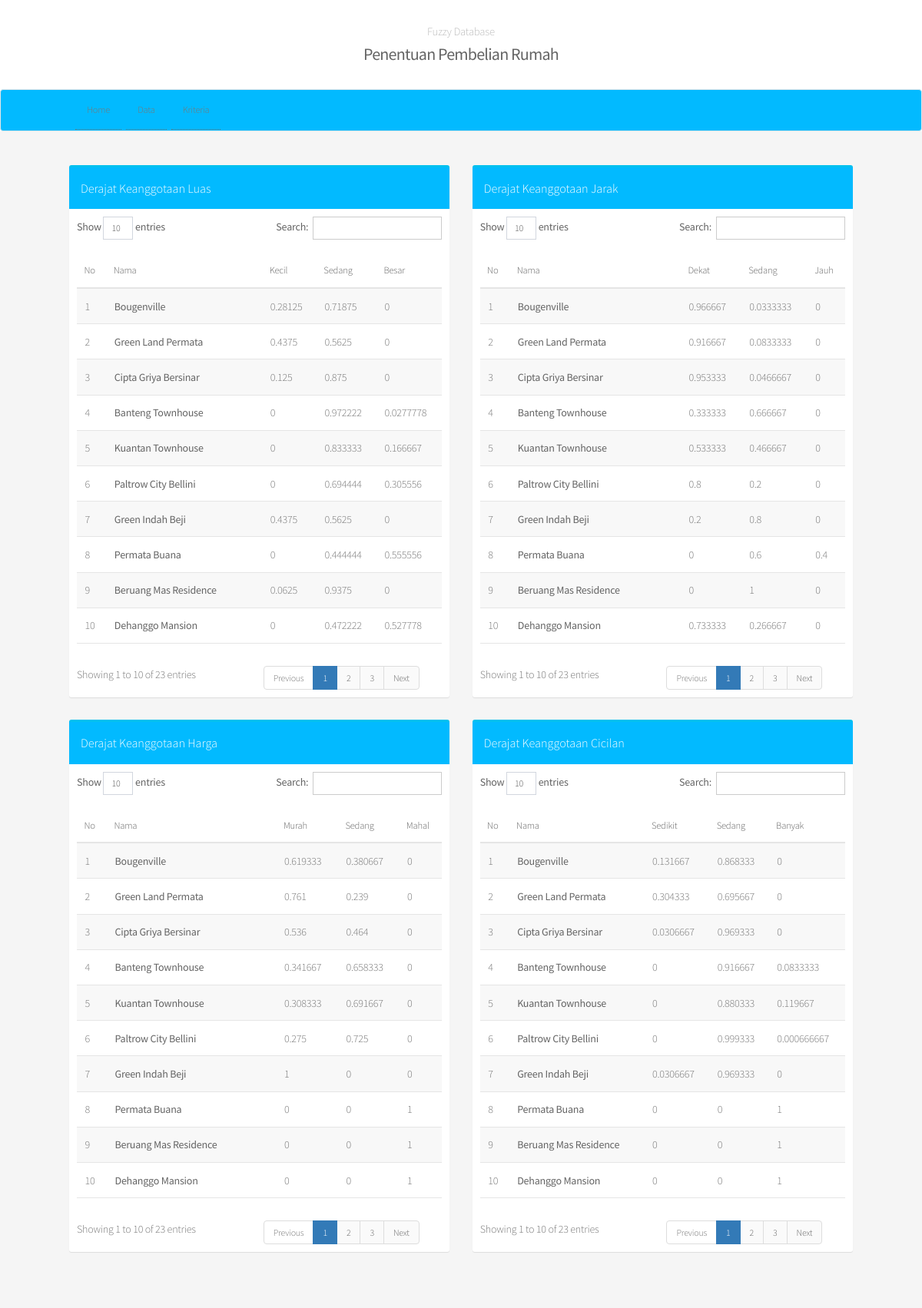
Page /kriteria.php on the committed database.
### tables this page shows
CREATE TABLE `keanggotaan` (
  `id` int(11) NOT NULL,
  `nama` varchar(255) NOT NULL,
  `luas_kecil` float NOT NULL,
  `luas_sedang` float NOT NULL,
  `luas_besar` float NOT NULL,
  `jarak_dekat` float NOT NULL,
  `jarak_sedang` float NOT NULL,
  `jarak_jauh` float NOT NULL,
  `harga_murah` float NOT NULL,
  `harga_sedang` float NOT NULL,
  `harga_mahal` float NOT NULL,
  `cicilan_sedikit` float NOT NULL,
  `cicilan_sedang` float NOT NULL,
  `cicilan_banyak` float NOT NULL
);

### kriteria.php (the view, shortened to what this page needs)
<!DOCTYPE html>
<html>
<head>
		<link rel="stylesheet" type="text/css" href="admin/bootstrap/css/bootstrap.css"/>
		<link rel="stylesheet" type="text/css" href="admin/dist/css/AdminLTE.css"/>
		<link rel="stylesheet" href="assets/css/main.css"/>
</head>
<body>
	<?php
	include 'koneksi.php';
	$data = mysqli_query($conn, "SELECT * FROM keanggotaan");
	$data2 = mysqli_query($conn, "SELECT * FROM keanggotaan");
	$data3 = mysqli_query($conn, "SELECT * FROM keanggotaan");
	$data4 = mysqli_query($conn, "SELECT * FROM keanggotaan");
	?>
	<section id="header">
		<?php include "navbar.php" ?>
	</section>
	<section class="container main">
		<div class="row content">
			<div class="col-md-6">
				<div class="box box-info">
					<div class="box-header">
						<h4 style="margin :5px; color: #fff">Derajat Keanggotaan Luas</h4>
					</div>
					<div class="box-body" style="font-size: 14px; color=black">
						<table id="data" class="table-responsive" >
							<thead>
								<tr>
									<th>No</th>
									<th>Nama</th>
									<th>Kecil</th>
									<th>Sedang</th>
									<th>Besar</th>
								</tr>
							</thead>
							<tbody>
								<?php
									$i = 1;
									while ($listdata = mysqli_fetch_array($data, MYSQLI_BOTH)) {
										echo "
										<tr>
											<td>$i</td>
											<td><b>$listdata[nama]</b></td>
											<td>$listdata[luas_kecil]</td>
											<td>$listdata[luas_sedang]</td>
											<td>$listdata[luas_besar]</td>
										</tr>
										";
										$i += 1;
									}
								 ?>
							</tbody>
						</table>
					</div>
				</div>
			</div>
			<div class="col-md-6">
				<div class="box box-info">
					<div class="box-header">
						<h4 style="margin :5px; color: #fff">Derajat Keanggotaan Jarak</h4>
					</div>
					<div class="box-body" style="font-size: 14px; color=black">
						<table id="data2" class="table-responsive">
							<thead>
								<tr>
									<th>No</th>
									<th>Nama</th>
									<th>Dekat</th>
									<th>Sedang</th>
									<th>Jauh</th>
								</tr>
							</thead>
							<tbody>
								<?php
									$j = 1;
									while ($listdata = mysqli_fetch_array($data2, MYSQLI_BOTH)) {
										echo "
										<tr>
											<td>$j</td>
											<td><b>$listdata[nama]</b></td>
											<td>$listdata[jarak_dekat]</td>
											<td>$listdata[jarak_sedang]</td>
											<td>$listdata[jarak_jauh]</td>
										</tr>
										";
										$j += 1;
									}
								 ?>
							</tbody>
						</table>
					</div>
				</div>
			</div>
			<div class="col-md-6">
				<div class="box box-info">
					<div class="box-header">
						<h4 style="margin :5px; color: #fff">Derajat Keanggotaan Harga</h4>
					</div>
					<div class="box-body" style="font-size: 14px; color=black">
						<table id="data3" class="table-responsive">
							<thead>
								<tr>
									<th>No</th>
									<th>Nama</th>
									<th>Murah</th>
									<th>Sedang</th>
									<th>Mahal</th>
								</tr>
							</thead>
							<tbody>
								<?php
									$k = 1;
									while ($listdata = mysqli_fetch_array($data3, MYSQLI_BOTH)) {
										echo "
										<tr>
											<td>$k</td>
											<td><b>$listdata[nama]</b></td>
											<td>$listdata[harga_murah]</td>
											<td>$listdata[harga_sedang]</td>
											<td>$listdata[harga_mahal]</td>
										</tr>
										";
										$k += 1;
									}
								 ?>
							</tbody>
						</table>
					</div>
				</div>
			</div>
			<div class="col-md-6">
				<div class="box box-info">
					<div class="box-header">
						<h4 style="margin :5px; color: #fff">Derajat Keanggotaan Cicilan</h4>
					</div>
					<div class="box-body" style="font-size: 14px; color=black">
						<table id="data4" class="table-responsive">
							<thead>
								<tr>
									<th>No</th>
									<th>Nama</th>
									<th>Sedikit</th>
									<th>Sedang</th>
									<th>Banyak</th>
								</tr>
							</thead>
							<tbody>
								<?php
									$l = 1;
									while ($listdata = mysqli_fetch_array($data4, MYSQLI_BOTH)) {
										echo "
										<tr>
											<td>$l</td>
											<td><b>$listdata[nama]</b></td>
											<td>$listdata[cicilan_sedikit]</td>
											<td>$listdata[cicilan_sedang]</td>
											<td>$listdata[cicilan_banyak]</td>
										</tr>
										";
										$l += 1;
									}
								 ?>
							</tbody>
						</table>
					</div>
				</div>
			</div>
		</div>
	</section>
</body>
</html>

### assets/css/main.css (style rules this page uses)
html, body, div, span, applet, object, iframe, h1, h2, h3, h4, h5, h6, p, blockquote, pre, a, abbr, acronym, address, big, cite, code, del, dfn, em, img, ins, kbd, q, s, samp, small, strike, strong, sub, sup, tt, var, b, u, i, center, dl, dt, dd, ol, ul, li, fieldset, form, label, legend, table, caption, tbody, tfoot, thead, tr, th, td, article, aside, canvas, details, embed, figure, figcaption, footer, header, hgroup, menu, nav, output, ruby, section, summary, time, mark, audio, video { margin: 0; padding: 0; border: 0; font-size: 100%; font: inherit; vertical-align: baseline; }
article, aside, details, figcaption, figure, footer, header, hgroup, menu, nav, section { display: block; }
body { line-height: 1; opacity: 1; }
table { border-collapse: collapse; border-spacing: 0; }
body { -webkit-text-size-adjust: none; }
*, *:before, *:after { -moz-box-sizing: border-box; -webkit-box-sizing: border-box; box-sizing: border-box; }
.container { margin-left: auto; margin-right: auto; }
@media screen and (max-width: 1680px) { .container { width: 90%; } }
@media screen and (max-width: 1280px) { .container { width: 90%; } }
.row { border-bottom: solid 1px transparent; -moz-box-sizing: border-box; -webkit-box-sizing: border-box; box-sizing: border-box; }
.row > * { float: left; -moz-box-sizing: border-box; -webkit-box-sizing: border-box; box-sizing: border-box; }
.row:after, .row:before { content: ''; display: block; clear: both; height: 0; }
.row > * { padding: 0 0 0 2em; }
.row { margin: 0 0 -1px -2em; }
@media screen and (max-width: 1680px) { .row > * { padding: 0 0 0 2em; } }
@media screen and (max-width: 1680px) { .row { margin: 0 0 -1px -2em; } }
@media screen and (max-width: 1280px) { .row > * { padding: 0 0 0 2em; } }
@media screen and (max-width: 1280px) { .row { margin: 0 0 -1px -2em; } }
body { background: #f5f5f5; }
body, input, select, textarea { color: #777; font-family: "Source Sans Pro", sans-serif; font-size: 16pt; font-weight: 300; line-height: 1.65em; letter-spacing: -0.015em; }
strong, b { color: #646464; font-weight: 400; }
h1, h2, h3, h4, h5, h6 { color: #646464; font-weight: 300; line-height: 1em; margin: 0 0 0.5em 0; }
h4 { font-size: 1.1em; line-height: 1.5em; letter-spacing: 0; }
.box { background: #fff; margin: 0 0 2em 0; }
.box-header { font-size: 1em !important; background-color: #02baff; }
.box > :last-child { margin-bottom: 0; }
table { margin: 0 0 2em 0; width: 100%; }
table tbody tr { border: solid 1px #e5e5e5; border-left: 0; border-right: 0; }
table tbody tr:nth-child(2n + 1) { background-color: #f8f8f8; }
table td { padding: 0.75em 0.75em; text-align: left; }
table th { color: #646464; font-size: 0.9em; font-weight: 300; padding: 0 0.75em 0.75em 0.75em; text-align: left; }
table thead { border-bottom: solid 2px #e5e5e5; }
#header { background: white; color: #bbb; cursor: default; left: 0; top: 0; width: 100%; padding: 1em 0 0 0; }
body .main { margin : 2em auto; }
@media screen and (max-width: 1680px) { body, input, select, textarea { font-size: 13pt; } }
@media screen and (max-width: 1280px) { body, input, select, textarea { font-size: 11pt; } }

### rows in the picture
keanggotaan: nama "Bougenville", luas_kecil "0.28125", luas_sedang "0.71875", luas_besar "0", jarak_dekat "0.966667", jarak_sedang "0.0333333", jarak_jauh "0", harga_murah "0.619333", harga_sedang "0.380667", harga_mahal "0", cicilan_sedikit "0.131667", cicilan_sedang "0.868333", cicilan_banyak "0"
keanggotaan: nama "Green Land Permata", luas_kecil "0.4375", luas_sedang "0.5625", luas_besar "0", jarak_dekat "0.916667", jarak_sedang "0.0833333", jarak_jauh "0", harga_murah "0.761", harga_sedang "0.239", harga_mahal "0", cicilan_sedikit "0.304333", cicilan_sedang "0.695667", cicilan_banyak "0"
keanggotaan: nama "Cipta Griya Bersinar", luas_kecil "0.125", luas_sedang "0.875", luas_besar "0", jarak_dekat "0.953333", jarak_sedang "0.0466667", jarak_jauh "0", harga_murah "0.536", harga_sedang "0.464", harga_mahal "0", cicilan_sedikit "0.0306667", cicilan_sedang "0.969333", cicilan_banyak "0"
keanggotaan: nama "Banteng Townhouse", luas_kecil "0", luas_sedang "0.972222", luas_besar "0.0277778", jarak_dekat "0.333333", jarak_sedang "0.666667", jarak_jauh "0", harga_murah "0.341667", harga_sedang "0.658333", harga_mahal "0", cicilan_sedikit "0", cicilan_sedang "0.916667", cicilan_banyak "0.0833333"
keanggotaan: nama "Kuantan Townhouse", luas_kecil "0", luas_sedang "0.833333", luas_besar "0.166667", jarak_dekat "0.533333", jarak_sedang "0.466667", jarak_jauh "0", harga_murah "0.308333", harga_sedang "0.691667", harga_mahal "0", cicilan_sedikit "0", cicilan_sedang "0.880333", cicilan_banyak "0.119667"
keanggotaan: nama "Paltrow City Bellini", luas_kecil "0", luas_sedang "0.694444", luas_besar "0.305556", jarak_dekat "0.8", jarak_sedang "0.2", jarak_jauh "0", harga_murah "0.275", harga_sedang "0.725", harga_mahal "0", cicilan_sedikit "0", cicilan_sedang "0.999333", cicilan_banyak "0.000666667"
keanggotaan: nama "Green Indah Beji", luas_kecil "0.4375", luas_sedang "0.5625", luas_besar "0", jarak_dekat "0.2", jarak_sedang "0.8", jarak_jauh "0", harga_murah "1", harga_sedang "0", harga_mahal "0", cicilan_sedikit "0.0306667", cicilan_sedang "0.969333", cicilan_banyak "0"
keanggotaan: nama "Permata Buana", luas_kecil "0", luas_sedang "0.444444", luas_besar "0.555556", jarak_dekat "0", jarak_sedang "0.6", jarak_jauh "0.4", harga_murah "0", harga_sedang "0", harga_mahal "1", cicilan_sedikit "0", cicilan_sedang "0", cicilan_banyak "1"
keanggotaan: nama "Beruang Mas Residence", luas_kecil "0.0625", luas_sedang "0.9375", luas_besar "0", jarak_dekat "0", jarak_sedang "1", jarak_jauh "0", harga_murah "0", harga_sedang "0", harga_mahal "1", cicilan_sedikit "0", cicilan_sedang "0", cicilan_banyak "1"
keanggotaan: nama "Dehanggo Mansion", luas_kecil "0", luas_sedang "0.472222", luas_besar "0.527778", jarak_dekat "0.733333", jarak_sedang "0.266667", jarak_jauh "0", harga_murah "0", harga_sedang "0", harga_mahal "1", cicilan_sedikit "0", cicilan_sedang "0", cicilan_banyak "1"
